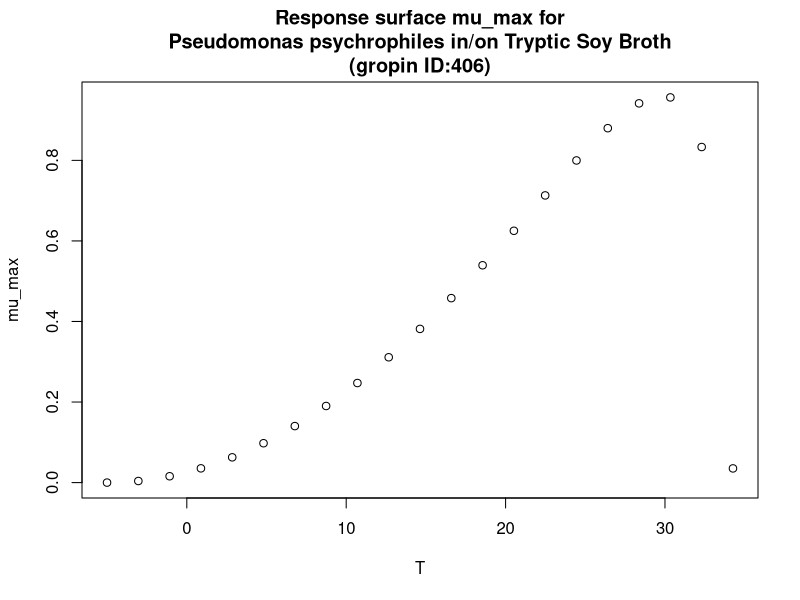

Reproduce this figure in R.
#############################
# start of Parameter script
#############################
T <- seq(-5.005,34.2657342657343,length.out=21)
#############################
# end of Parameter script
#############################
############################# 
# start of Model script Gropin ID 406 
#############################
 
# constant coefficients for this model
 
variables <- data.frame(T)
argumentsPar <- expand.grid(variables)
 
# heart of the model
response_surface <- function(T) {
   mumax <-(9.6*(10^-1)*(T-34.3)*((T+5)^2))/((29.8+5)*((29.8+5)*(T-29.8)-(29.8-34.3)*(29.8-5-2*T)))

return(mumax=mumax)
} 

# output parameters
mumax <- cbind(argumentsPar,response_surface(argumentsPar['T']))
colnames(mumax) <- c(colnames(argumentsPar),'mumax')
#############################
# End of Model script
#############################
############################# 
# start of Visualisation script Gropin ID 406 
#############################
plot(T,mumax$mumax,
                          xlab='T',
                          ylab='mu_max',main='Response surface mu_max for
Pseudomonas psychrophiles in/on Tryptic Soy Broth
(gropin ID:406)')
#############################
# End of Visualisation script
#############################
